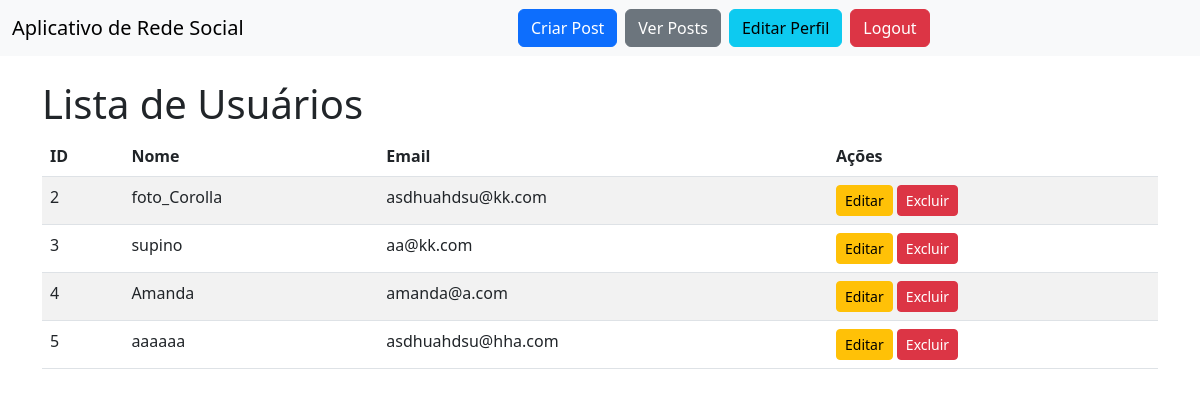
The page /users (signed in) on the database as committed earlier.
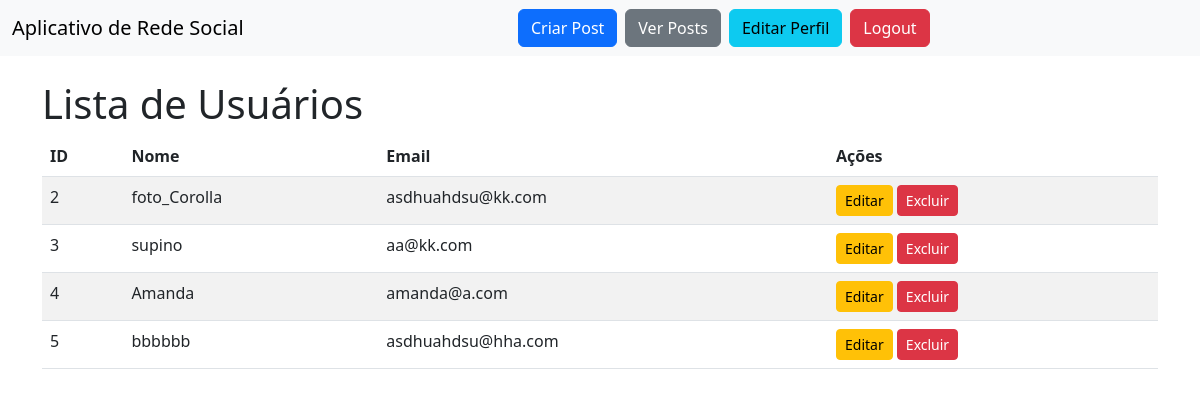
The same page on the database as committed later.
### models.py (models this page shows)
class Usuario(db.Model):
    __tablename__ = 'usuarios'
    id = db.Column(db.Integer, primary_key=True)
    nome = db.Column(db.String(100), nullable=False)
    email = db.Column(db.String(100), unique=True, nullable=False)
    senha = db.Column(db.String(200), nullable=False)
    is_admin = db.Column(db.Boolean, default=False)
    posts = db.relationship('Post', backref='autor', lazy=True)

### routes/user_routes.py (the view)
    @app.route('/users', methods=['GET'])
    def users():
        current_user_id = get_current_user_id()
        if not current_user_id:
            flash("Você precisa estar logado para acessar esta página.", "error")
            return redirect(url_for('login'))
        current_user = Usuario.query.get(current_user_id)
        if not (current_user and current_user.is_admin):
            flash("Você não tem permissão para ver a lista de usuários.", "error")
            return redirect(url_for('home'))
        all_users = Usuario.query.all()
        return render_template('user/users.html', users=all_users)

### routes/user_routes.py (called while the page is built)
def get_current_user_id():
    access_token = session.get('access_token')
    if not access_token:
        return None
    try:
        decoded = decode_token(access_token) # Decodifica o token JWT
        return int(decoded.get("sub")) # sub é o campo padrão para o ID do usuário retornado pelo JWT
    except Exception:
        return None

### templates/user/users.html (shortened to what this page needs)
{% extends "base.html" %}
{% block content %}
    <h1>Lista de Usuários</h1>
    <table class="table table-striped">
        <thead>
        <tr>
            <th>ID</th>
            <th>Nome</th>
            <th>Email</th>
            <th>Ações</th>
        </tr>
        </thead>
        <tbody>
        {% for user in users %}
            <tr>
                <td>{{ user.id }}</td>
                <td>{{ user.nome }}</td>
                <td>{{ user.email }}</td>
                <td>
                    <a href="{{ url_for('edit_user', user_id=user.id) }}" class="btn btn-warning btn-sm">Editar</a>
                    <form action="{{ url_for('delete_user', user_id=user.id) }}" method="POST" style="display:inline;">
                        <button type="submit" class="btn btn-danger btn-sm" onclick="return confirm('Tem certeza que deseja excluir este usuário?');">
                            Excluir
                        </button>
                    </form>
                </td>
            </tr>
        {% endfor %}
        </tbody>
    </table>
{% endblock %}

Rows that differ between the two databases and show on the page:
changed Usuario "asdhuahdsu@hha.com": nome "aaaaaa" → "bbbbbb"
